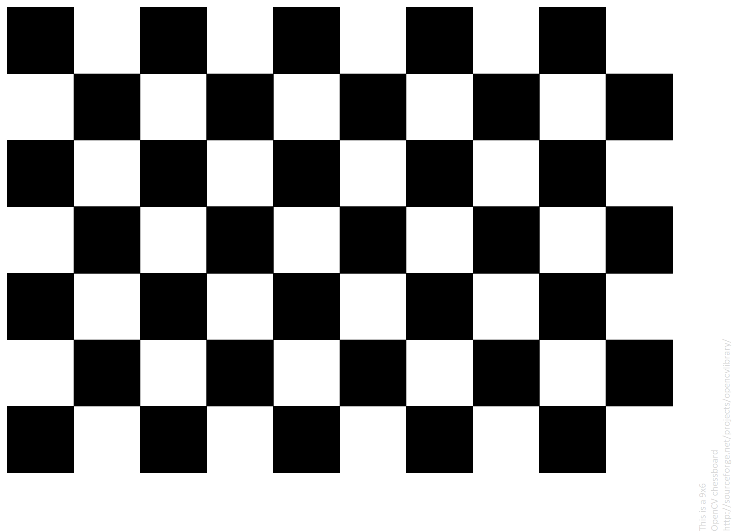
#> input picture Lab1/images/small_checkerboard.png, 732 x 532 px
$ python hough_line.py
#> lines starting #> are read from the running program, lines starting #| are printed output that depends on the picture
# hough_line.py

import cv2
import numpy as np

# [46 lines left out: functions nothing, houghP, not called in this run]


def houghNormal():
    img_original = cv2.imread('images/small_checkerboard.png')
#> img_original is the input picture: shape (532, 732, 3); mean B, G, R 152.2, 152.2, 152.2
    # Scale the image down to 70% to fit on the monitor better.
    img_original = cv2.resize(img_original, (int(img_original.shape[1]*0.7), int(img_original.shape[0]*0.7)))
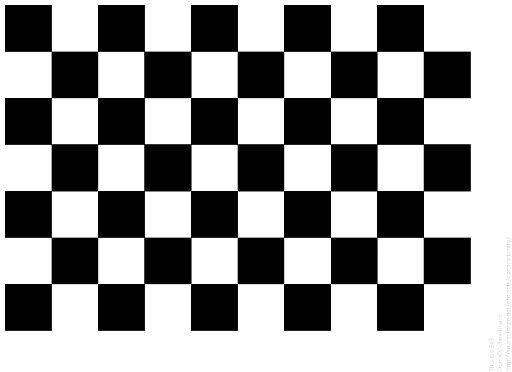
#> img_original: shape (372, 512, 3); mean B, G, R 152.1, 152.1, 152.1
    gray = cv2.cvtColor(img_original, cv2.COLOR_BGR2GRAY)

    cv2.namedWindow('Hough Line Transform')
    cv2.createTrackbar('CannyThreshold1', 'Hough Line Transform', 0, 1200, nothing)
    cv2.createTrackbar('CannyThreshold2', 'Hough Line Transform', 0, 1200, nothing)
    cv2.createTrackbar("HoughThreshold", 'Hough Line Transform', 0, 200, nothing)

    while True:
        houghThreshold = cv2.getTrackbarPos('HoughThreshold', 'Hough Line Transform')
        cannyThreshold1 = cv2.getTrackbarPos('CannyThreshold1', 'Hough Line Transform')
        cannyThreshold2 = cv2.getTrackbarPos('CannyThreshold2', 'Hough Line Transform')

        # Create a new copy of the original image for drawing on later.
        img = img_original.copy()
        # Use the Canny Edge Detector to find some edges.
        edges = cv2.Canny(gray, cannyThreshold1, cannyThreshold2)
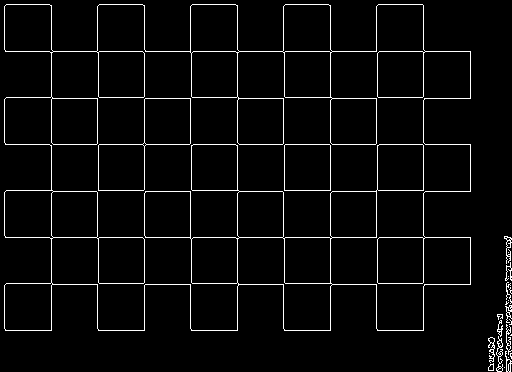
#> edges: shape (372, 512); 3.7% white in thin lines or dots
        # Attempt to detect straight lines in the edge detected image.
        lines = cv2.HoughLines(edges, 1, np.pi/180, houghThreshold)

        # For each line that was detected, draw it on the img.
        if lines is not None:
            for line in lines:
                for rho,theta in line:
                    a = np.cos(theta)
                    b = np.sin(theta)
                    x0 = a*rho
                    y0 = b*rho
                    x1 = int(x0 + 1000*(-b))
                    y1 = int(y0 + 1000*(a))
                    x2 = int(x0 - 1000*(-b))
                    y2 = int(y0 - 1000*(a))

                    cv2.line(img,(x1,y1),(x2,y2),(0,0,255),2)
#> this loop made 15253 passes
#> line on passes 1 to 3: [[237, 1.57]], [[51, 1.57]], [[144, 1.57]]
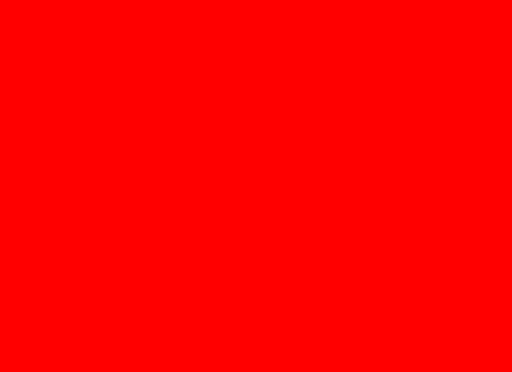
#> img: shape (372, 512, 3); mean B, G, R 0, 0, 255

        # Create a combined image of Hough Line Transform result and the Canny Line Detector result.
        combined = np.concatenate((img, cv2.cvtColor(edges, cv2.COLOR_GRAY2BGR)), axis=1)
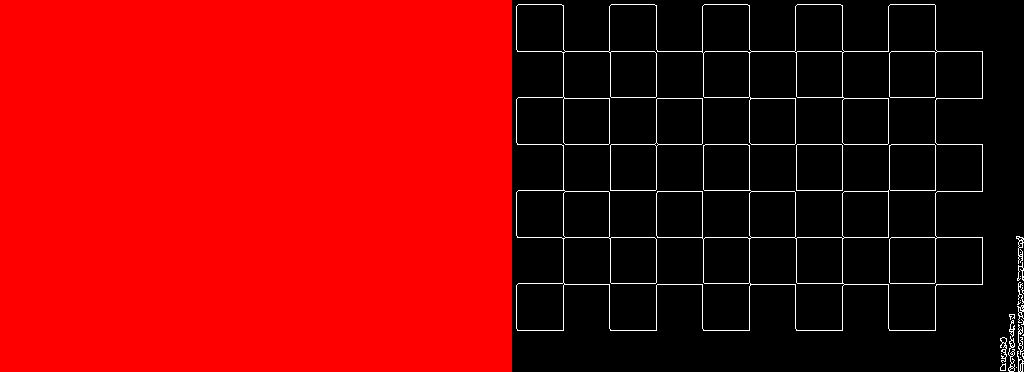
#> combined: shape (372, 1024, 3); mean B, G, R 4.7, 4.7, 132.2

        cv2.imshow('Hough Line Transform', combined)

        if cv2.waitKey(1000) & 0xFF == ord('q'):
#> (key q is pressed here)
            cv2.destroyAllWindows()
            break


if __name__ == "__main__":
    # houghP()
    houghNormal()
